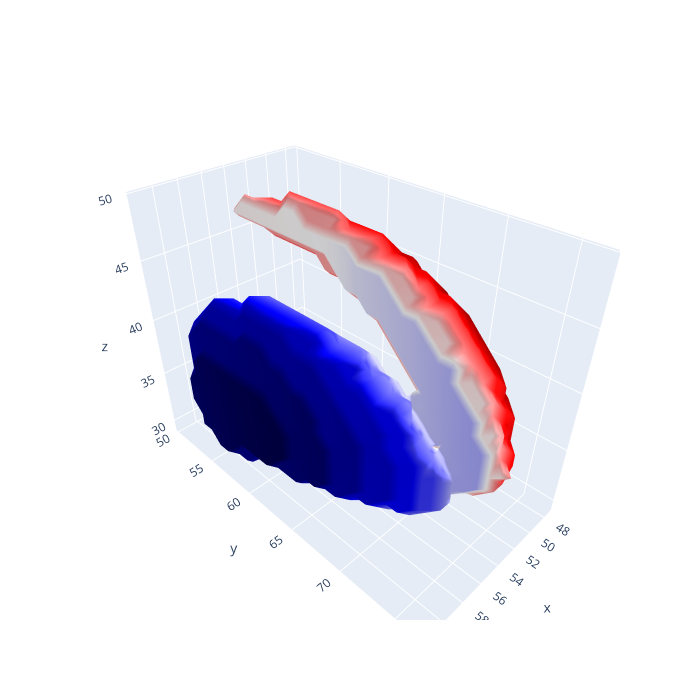
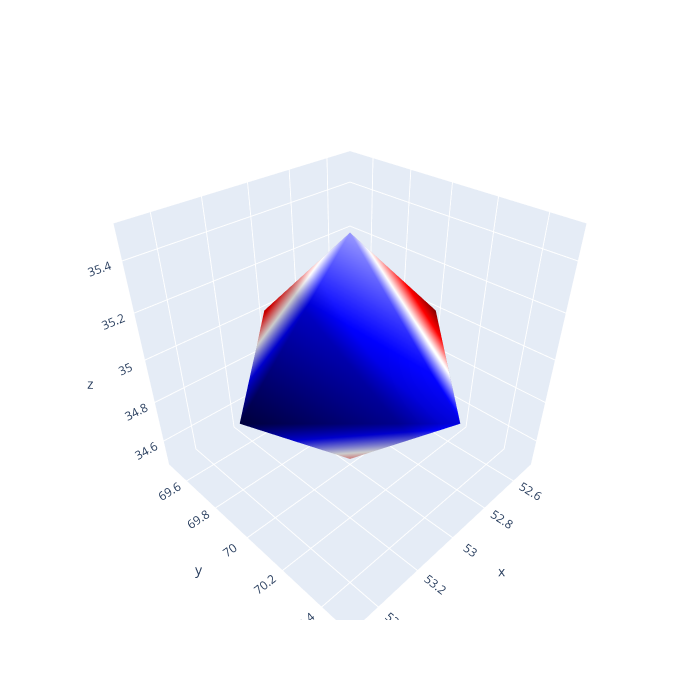

These figures' notebook cell, in order:
### Code cell
# plot each connected component
n_comps, comp_labels = mesh.connected_components()
for i in range(n_comps):
    comp = mask_mesh(mesh, comp_labels == i)
    plot_mesh_data(comp, np.arange(comp.v.shape[0]))

### Figure 1 — Plotly figure (JSON) as saved in the notebook; plotly's stock layout.template omitted (floating-point values rounded to 4 significant figures; data arrays with more than 128 entries replaced by an {"elided": "..."} marker saying what was removed)
{"data": [{"cmax": 1764, "cmin": 0, "colorscale": {"elided": "256x2 mixed values"}, "flatshading": false, "i": {"elided": "3538 int values"}, "intensity": {"elided": "1765 int values"}, "j": {"elided": "3538 int values"}, "k": {"elided": "3538 int values"}, "showscale": false, "type": "mesh3d", "x": {"elided": "1765 float values"}, "y": {"elided": "1765 float values"}, "z": {"elided": "1765 float values"}}], "layout": {"height": 700, "scene": {"aspectmode": "data"}, "width": 700}}

### Figure 2 — Plotly figure (JSON) as saved in the notebook; plotly's stock layout.template omitted (floating-point values rounded to 4 significant figures; data arrays with more than 128 entries replaced by an {"elided": "..."} marker saying what was removed)
{"data": [{"cmax": 5, "cmin": 0, "colorscale": {"elided": "256x2 mixed values"}, "flatshading": false, "i": [2, 1, 4, 4, 2, 3, 4, 3], "intensity": [0, 1, 2, 3, 4, 5], "j": [1, 3, 2, 0, 5, 1, 5, 5], "k": [0, 0, 0, 3, 1, 5, 2, 4], "showscale": false, "type": "mesh3d", "x": [52.5, 53.0, 53.0, 53.0, 53.0, 53.5], "y": [70.0, 69.5, 70.0, 70.0, 70.5, 70.0], "z": [35.0, 35.0, 34.5, 35.5, 35.0, 35.0]}], "layout": {"height": 700, "scene": {"aspectmode": "data"}, "width": 700}}
